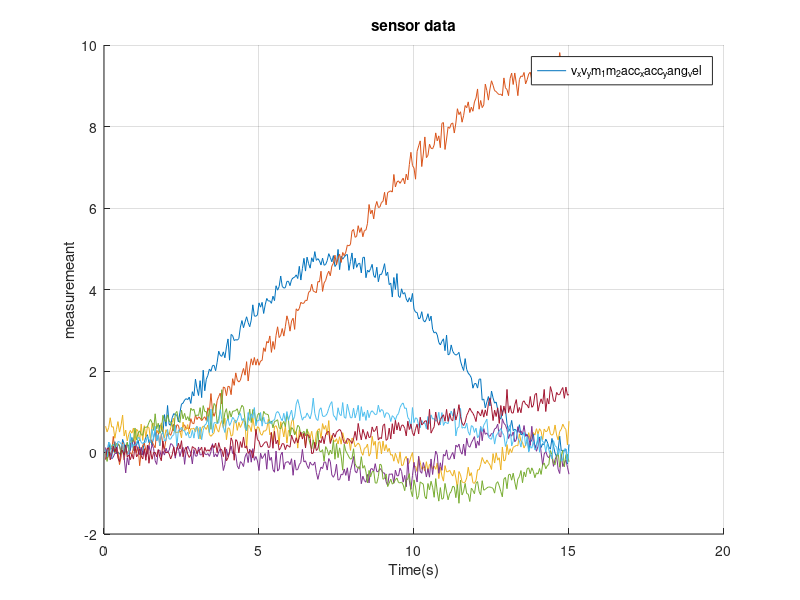
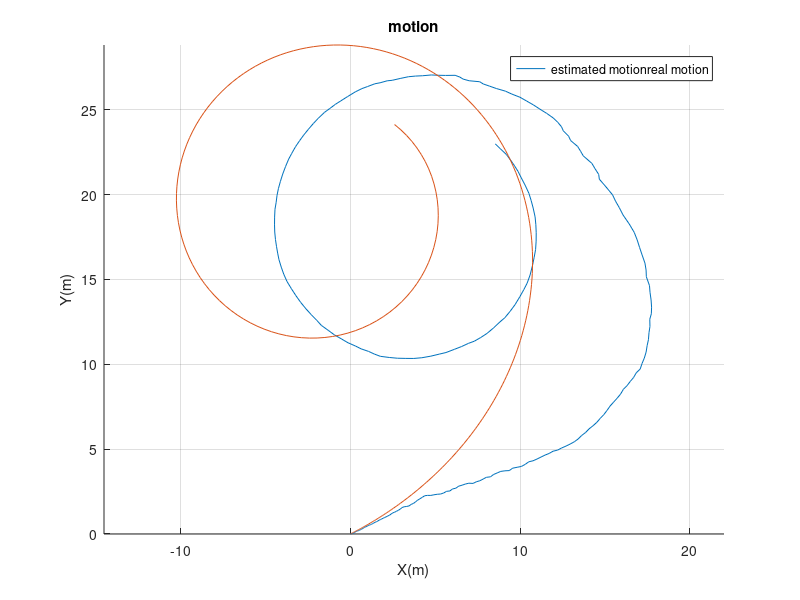
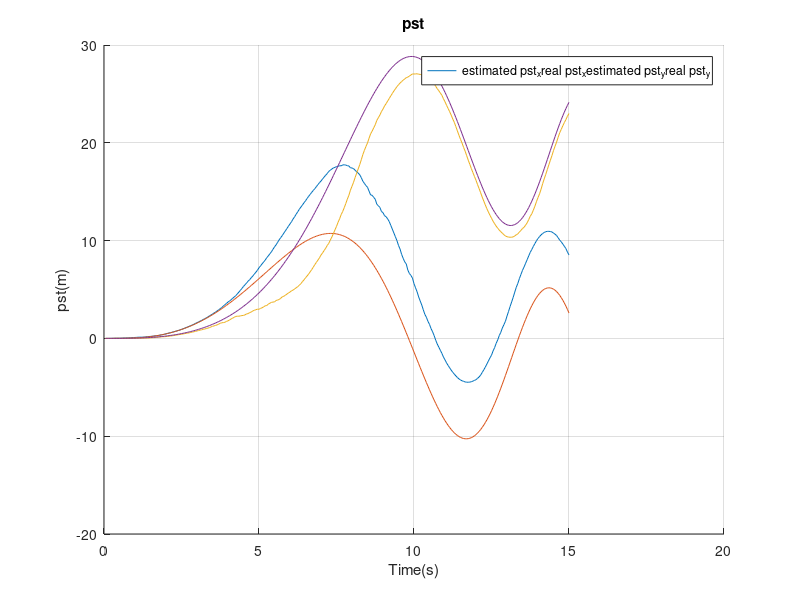
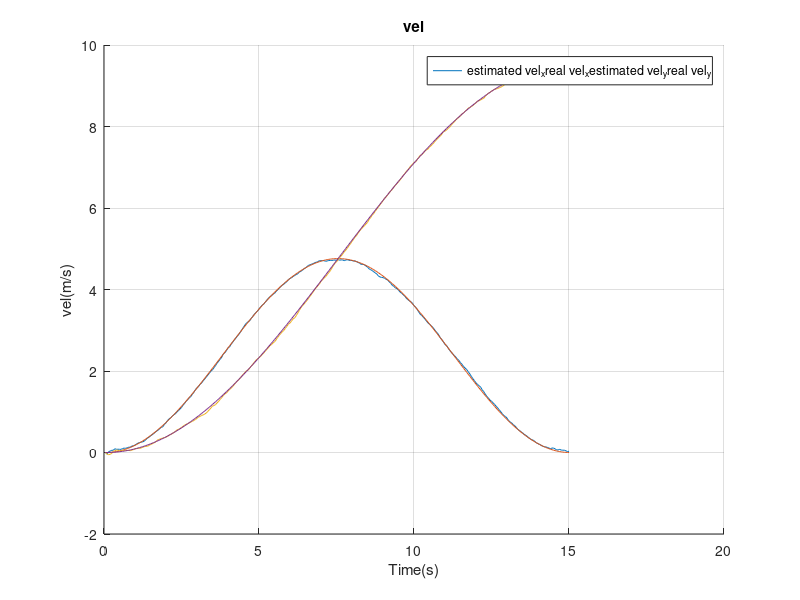

Here is the MATLAB script that generated these plots, in order:
%% KF

%% generate data
clc, clear
% mechanic model
beta = 0; %3.14/8;
phi = 0; %3.14/6;
d = 0.40;
delta = deg2rad(57); % megnetic field inclination in Shijiazhuang

% acc in sine wave
T = 0.05;
time_slice = T:T:15;

ang_acc = sin(linspace(0, pi/16, length(time_slice)));
ang_vel = [0];
for i = 1:length(ang_acc)-1
    ang_vel(i+1) = ang_vel(i) + T*ang_acc(i);
end
ang = [0];
for i = 1:length(ang_vel)-1
    ang(i+1) = ang(i) + T*ang_vel(i);
end
mega = [];
for i = 1:length(ang)
    mega(:, i) = [cos(ang(i))*cos(delta); -sin(ang(i))*cos(delta)];
end

acc = [sin(linspace(0, 2*pi, length(time_slice))); sin(linspace(0, pi, length(time_slice)))];
vel = [0; 0];
for i = 1:size(acc, 2)-1
    vel(:, i+1) = vel(:, i) + T*acc(:, i);
end
pst = [0; 0];
for i = 1:size(vel, 2)-1
    pst(:, i+1) = pst(:, i) + T*[cos(ang(i)), -sin(ang(i)); sin(ang(i)), cos(ang(i))]*vel(:, i);
end

sensor_data = [vel; mega];
sensor_data = sensor_data + randn(size(sensor_data))*0.15;
acc = acc + randn(size(acc))*0.15;
ang_vel = ang_vel + randn(size(ang_vel))*0.15;

figure; hold on;
for i = 1:4
    plot(time_slice, sensor_data(i, :));
end
plot(time_slice, acc(1, :));
plot(time_slice, acc(2, :));
plot(time_slice, ang_vel);
hold off; xlabel("Time(s)"); ylabel("measuremeant"); title("sensor data"); grid on
legend(["v_x", "v_y", "m_1", "m_2", "acc_x", "acc_y", "ang_vel"], "Location", "best");

%% KF
state_vector = zeros([5, 1]);
P = 0.01*diag(ones([1, 5]));
sigma_ax = 0.15;
sigma_ay = 0.15;
sigma_omega = 0.15;
R = 0.0225*diag(ones([1, 4])); % tunable(0.15^2)
epsilon_trace = [];
for i = 1:size(sensor_data, 2)-1
    % time update
    state_vector(:, i+1) = state_vector(:, i);
    state_vector(1:2, i+1) = state_vector(1:2, i+1) + ...
                            [T*state_vector(4, i)*cos(state_vector(3, i)) - T*state_vector(5, i)*sin(state_vector(3, i));
                            T*state_vector(4, i)*sin(state_vector(3, i)) + T*state_vector(5, i)*cos(state_vector(3, i))];
    state_vector(:, i+1) = state_vector(:, i+1) + ...
                            [(T^2)/2 * cos(state_vector(3, i)) * acc(1, i) - (T^2)/2 * sin(state_vector(3, i)) * acc(2, i);
                            (T^2)/2 * sin(state_vector(3, i)) * acc(1, i) + (T^2)/2 * cos(state_vector(3, i)) * acc(2, i);
                            T*ang_vel(i); T*acc(1, i); T*acc(2, i)];
    F = zeros([5, 5]) + diag(ones([1, 5]));
    F(1:2, 3:5) = [-T*state_vector(4, i)*sin(state_vector(3, i))-T*state_vector(5, i)*cos(state_vector(3, i)), ...
                    T*cos(state_vector(3, i)), -T*sin(state_vector(3, i)); ...
                    T*state_vector(4, i)*cos(state_vector(3, i))-T*state_vector(5, i)*sin(state_vector(3, i)), ...
                    T*sin(state_vector(3, i)), T*cos(state_vector(3, i))];
    Q = [T^4/4 * cos(state_vector(3, i))^2 * sigma_ax^2 + T^4/4 * sin(state_vector(3, i))^2 * sigma_ay^2, ...
        0, 0, ...
        T^3/2 * cos(state_vector(3, i)) * sigma_ax^2, -T^3/2 * sin(state_vector(3, i)) * sigma_ay^2; ...
        0, T^4/4 * sin(state_vector(3, i))^2 * sigma_ax^2 + T^4/4 * cos(state_vector(3, i))^2 * sigma_ay^2, 0, ...
        T^3/2 * sin(state_vector(3, i)) * sigma_ax^2, -T^3/2 * cos(state_vector(3, i)) * sigma_ay^2; ...
        0, 0, T^2 * sigma_omega^2, 0, 0; ...
        0, 0, 0, T^2*sigma_ax^2, 0; ...
        0, 0, 0, 0, T^2*sigma_ay^2];
    P = F * P * F' + Q;
    % measurement update
    H = [0, 0, 0, 1, 0; ...
        0, 0, 0, 0, 1; ...
        0, 0, -sin(state_vector(3, i+1))*cos(delta), 0, 0; ...
        0, 0, -cos(state_vector(4, i+1))*cos(delta), 0, 0];
    S = H * P * H' + R;
    K = P * H' * S^(-1);
    y = [state_vector(4, i+1); state_vector(5, i+1); ...
        cos(state_vector(3, i+1))*cos(delta); ...
        -sin(state_vector(3, i+1))*cos(delta)];
    epsilon = sensor_data(:, i+1) - y;
    epsilon_trace = [epsilon_trace, epsilon];
    state_vector(:, end) = state_vector(:, end) + K * epsilon;
    P = P - K * S * K';
end

%% plot
figure; hold on;
plot(state_vector(1, :), state_vector(2, :));
plot(pst(1, :), pst(2, :));
legend(["estimated motion", "real motion"], "Location", "best");
xlabel("X(m)"); ylabel("Y(m)"); grid on; axis equal;
title("motion"); hold off

figure; hold on
plot(time_slice, state_vector(1, :));
plot(time_slice, pst(1, :));
plot(time_slice, state_vector(2, :));
plot(time_slice, pst(2, :));
legend(["estimated pst_x", "real pst_x", "estimated pst_y", "real pst_y"], "Location", "best");
xlabel("Time(s)"); ylabel("pst(m)"); grid on; 
title("pst"); hold off

figure; hold on
plot(time_slice, state_vector(4, :));
plot(time_slice, vel(1, :));
plot(time_slice, state_vector(5, :));
plot(time_slice, vel(2, :));
legend(["estimated vel_x", "real vel_x", "estimated vel_y", "real vel_y"], "Location", "best");
xlabel("Time(s)"); ylabel("vel(m/s)"); grid on; 
title("vel"); hold off

figure; hold on
plot(time_slice, state_vector(3, :));
plot(time_slice, ang);
legend(["estimated angular", "real angular"], "Location", "best");
xlabel("Time(s)"); ylabel("ang(rad)"); grid on; 
title("ang"); hold off

pst_err = sqrt((pst(1, :) - state_vector(1, :)).^2 + (pst(2, :) - state_vector(2, :)).^2);
figure; hold on
plot(time_slice, pst_err);
xlabel("Time(s)"); ylabel("pst err");  grid on;
title("pst err"); hold off;
